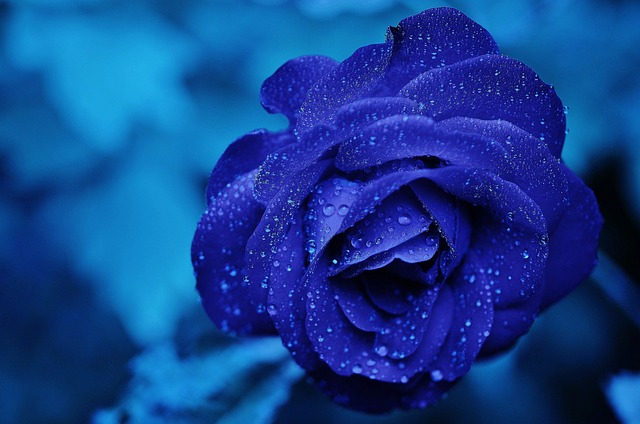
#> input picture code/sample2.jpg, 640 x 424 px
$ python thresh_image.py
#> lines starting #> are read from the running program, lines starting #| are printed output that depends on the picture; after the words box and inside, x2 and y2 are one past the last pixel; in counts of white or black regions, pixels touching at a corner belong together
import cv2
img = cv2.imread("sample2.jpg")
#> img is the input picture: shape (424, 640, 3); mean B, G, R 143.7, 64.4, 18.7
grayImg = cv2.cvtColor(img, cv2.COLOR_BGR2GRAY)
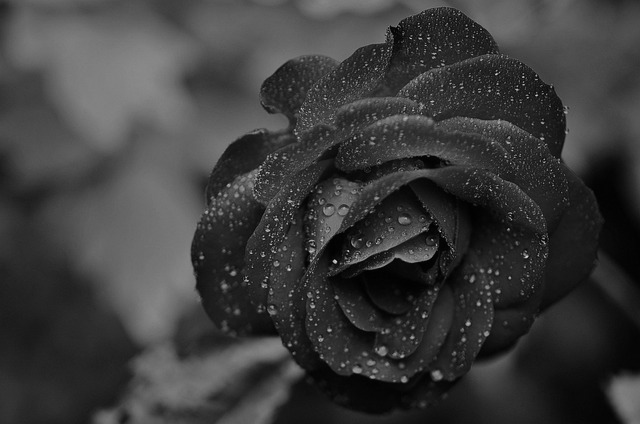
#> grayImg: shape (424, 640); min 0, max 217, mean 59.8
thresImg = cv2.threshold(grayImg, 120,255,cv2.THRESH_BINARY)[1]
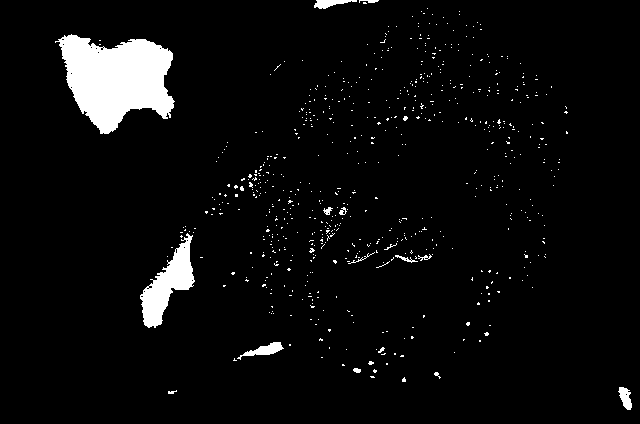
#> thresImg: shape (424, 640); 4.6% white; 669 white regions (653 under 20 px), largest, box (x1, y1, x2, y2) and area: (55, 34, 175, 134) 7602, (140, 233, 195, 328) 2146, (237, 342, 284, 360) 311
cv2.imshow("Threshold image",thresImg)
cv2.imwrite("thresholdImage.jpg", thresImg)
cv2.waitKey(0)
cv2.destroyAllWindows()

$ run again, with code/sample1.png saved as code/sample2.jpg
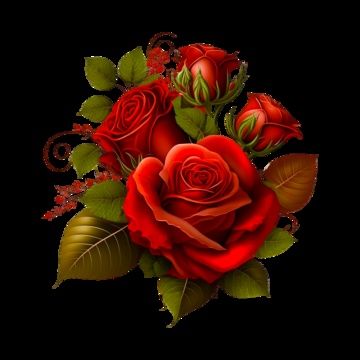
#> input picture code/sample1.png, 360 x 360 px
#> img is the input picture: shape (360, 360, 3); mean B, G, R 3.4, 14.2, 45.3
#> `grayImg = cv2.cvtColor(img, cv2.COLOR_BGR2GRAY)`:
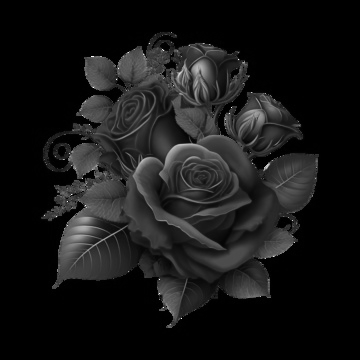
#> grayImg: shape (360, 360); min 0, max 252, mean 22.2
#> `thresImg = cv2.threshold(grayImg, 120,255,cv2.THRESH_BINARY)[1]`:
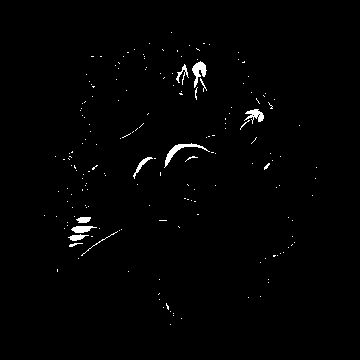
#> thresImg: shape (360, 360); 1.1% white; 181 white regions (170 under 20 px), largest, box (x1, y1, x2, y2) and area: (164, 143, 210, 168) 209, (192, 61, 207, 88) 189, (244, 109, 264, 124) 144
